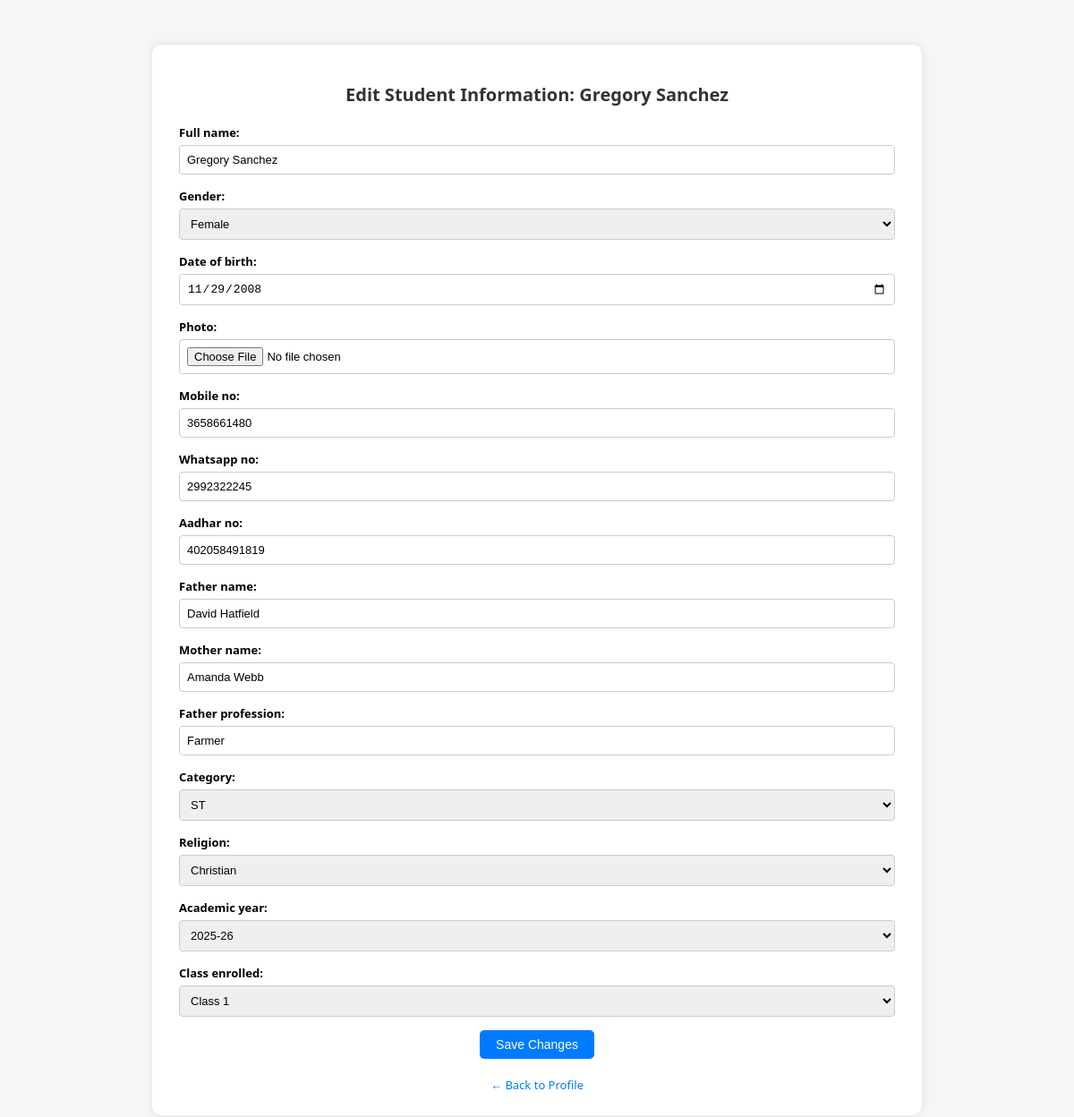
Page /admission/student/30/edit/ (signed in) on the committed database.
### admission/models.py (models this page shows, shortened)
class StudentAdmission(models.Model):
    admission_no = models.CharField(max_length=20, unique=True)
    ssr_no = models.CharField(max_length=20, blank=True, null=True)
    full_name = models.CharField(max_length=255)
    gender = models.CharField(max_length=1, choices=GENDER_CHOICES)
    date_of_birth = models.DateField()
    admission_date = models.DateField(default=timezone.now)
    father_name = models.CharField(max_length=255, blank=True, default='', null=True)
    mother_name = models.CharField(max_length=255, blank=True, default='', null=True)
    father_profession = models.CharField(max_length=255, blank=True, default='', null=True)
    category = models.CharField(max_length=10, choices=CATEGORY_CHOICES, default='GEN')
    religion = models.CharField(max_length=50, choices=RELIGION_CHOICES, default='Hindu')
    aadhar_no = models.CharField(max_length=20, blank=True, null=True)
    apaar_id = models.CharField(max_length=20, blank=True, null=True)
    mobile_no = models.CharField(max_length=15, blank=True, null=True)
    whatsapp_no = models.CharField(max_length=15, blank=True, null=True)
    photo = models.ImageField(upload_to='student_photos/', blank=True, null=True)
    address = models.TextField(blank=True, default='', null=True)
    email = models.EmailField(blank=True, null=True)
    is_active = models.BooleanField(default=True)
    school = models.ForeignKey(School, on_delete=models.CASCADE)

### admission/views.py (the view)
# urls.py: path('student/<int:student_id>/edit/', views.edit_student, name='edit_student'),
@login_required
def edit_student(request, student_id):
    student = get_object_or_404(StudentAdmission, id=student_id)
    academic_record = student.academic_records.first()  # adjust if multiple years
    if request.method == 'POST':
        form = StudentEditForm(request.POST, request.FILES, instance=student, academic_record=academic_record)
        if form.is_valid():
            form.save()
            if academic_record:
                academic_record.academic_year = form.cleaned_data['academic_year']
                academic_record.class_enrolled = form.cleaned_data['class_enrolled']
                academic_record.save()
            messages.success(request, 'Student and Academic info updated successfully.')
            return redirect('student_profile', student_id=student.id)
    else:
        form = StudentEditForm(instance=student, academic_record=academic_record)
    return render(request, 'admission/edit_student.html', {
        'form': form,
        'student': student
    })

### admission/forms.py
class StudentEditForm(forms.ModelForm):
    academic_year = forms.ModelChoiceField(queryset=AcademicYear.objects.all(), required=True)
    class_enrolled = forms.ModelChoiceField(queryset=Class.objects.all(), required=True)
    class Meta:
        model = StudentAdmission
        fields = [
            'full_name', 'gender', 'date_of_birth', 'photo',
            'mobile_no', 'whatsapp_no', 'aadhar_no',
            'father_name', 'mother_name', 'father_profession',
            'category', 'religion'
        ]
        widgets = {
            'date_of_birth': forms.DateInput(attrs={'type': 'date'}),
        }
    def __init__(self, *args, **kwargs):
        academic_record = kwargs.pop('academic_record', None)
        super().__init__(*args, **kwargs)
        if academic_record:
            self.fields['academic_year'].initial = academic_record.academic_year
            self.fields['class_enrolled'].initial = academic_record.class_enrolled

### admission/models.py (called while the page is built)
    def __str__(self):
        return self.name

    def __str__(self):
        return self.name

### admission/templates/admission/edit_student.html (shortened to what this page needs)
<!DOCTYPE html>
<html lang="en">
<head>
</head>
<body>
<div class="container">
    <h2>Edit Student Information: {{ student.full_name }}</h2>
    <form method="post" enctype="multipart/form-data">
        {{ form.as_p }}
        <button type="submit">Save Changes</button>
    </form>
    <div class="back-link">
        <a href="{% url 'student_profile' student.id %}">← Back to Profile</a>
    </div>
</div>
</body>
</html>

### admission/templates/admission/edit_student.html (style rules this page uses)
body { font-family: 'Segoe UI', sans-serif; background-color: #f4f6f8; margin: 0; padding: 20px; font-size: 14px; }
.container { max-width: 800px; margin: 30px auto; background-color: #fff; padding: 25px 30px; border-radius: 10px; box-shadow: 0 0 10px rgba(0,0,0,0.1); }
h2 { text-align: center; font-size: 20px; margin-bottom: 20px; color: #333; }
form { font-size: 14px; }
form p { margin-bottom: 15px; }
label { display: block; font-weight: bold; margin-bottom: 5px; font-size: 13px; }
input[type="text"], input[type="email"], input[type="date"], input[type="file"], input[type="number"], select, textarea { width: 100%; padding: 8px; font-size: 13px; border: 1px solid #ccc; border-radius: 4px; box-sizing: border-box; }
button[type="submit"] { background-color: #007bff; color: white; border: none; padding: 8px 18px; font-size: 14px; border-radius: 5px; cursor: pointer; display: block; margin: 15px auto 0; }
.back-link { text-align: center; margin-top: 20px; font-size: 13px; }
.back-link a { color: #007bff; text-decoration: none; }

### rows in the picture
StudentAdmission: full_name "Gregory Sanchez", gender "Female", date_of_birth "11/29/2008", mobile_no "3658661480", whatsapp_no "2992322245", aadhar_no "402058491819", father_name "David Hatfield", mother_name "Amanda Webb", father_profession "Farmer", category "ST", religion "Christian"
